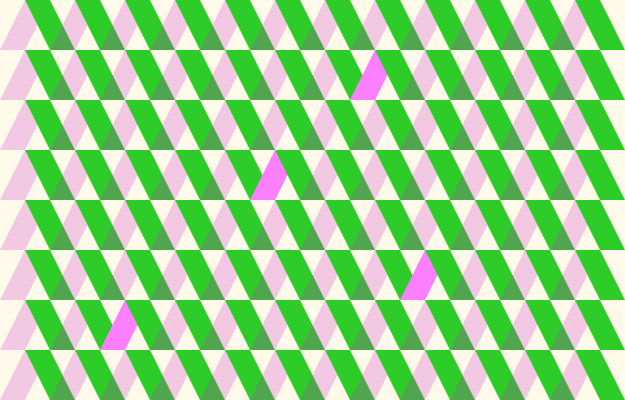
Frame 1 (no input)
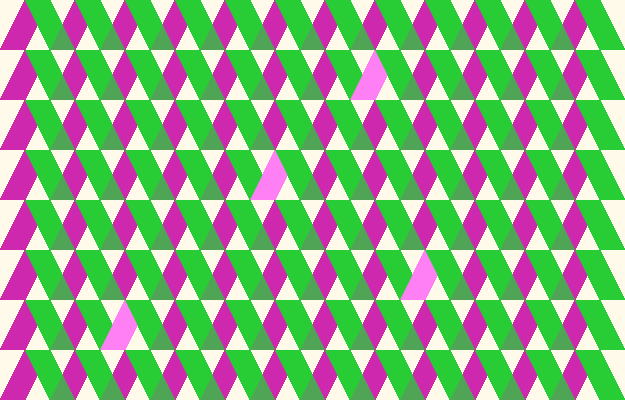
Frame 60 (the mouse pressed at the canvas centre just before this capture)
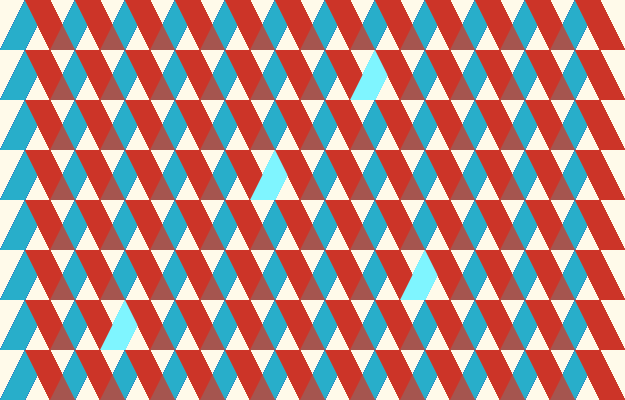
Frame 120 (the mouse held since frame 60 and released just before this capture)

The Processing sketch that drew these frames (run headless with seeded random() and noise(); from frame 60 on, the mouse is pressed at the canvas centre):

// Processing sketch: wrapping_paper_animated
// ── wrapping_paper_animated.pde
int maxCol = 12;
int maxRow = 10;
int pageMargin = 5;
float origColor = random(180, 360);     
float cdir = 2;  
float b = 180;
float w = 360;

void setup () {
  size(625, 400);
  colorMode(HSB, 360, 100, 100);
  background(48, 8, 100);
  noStroke();
}

void draw() {
  origColor = origColor + cdir;
  if (origColor < b || origColor > w) {
    cdir *= -1;
  }
  
  float xSpacing = pageMargin*10;
  float ySpacing = pageMargin*10;
  for (int x = 0; x < maxCol; x++) {
    for (int y = 0; y < maxRow; y++) {
      pushMatrix();
      translate(x*xSpacing, y*ySpacing);
      if (x == 2 && y == 6) {
        fill(origColor, 50, 100);
         } else if (x == 5 && y == 3) {
           fill(origColor, 50, 100);
         } else if (x == 8 && y == 5) {
           fill(origColor, 50, 100);
         } else if (x == 7 && y == 1) {
           fill(origColor, 50, 100);
         } else {
          fill(origColor, 80, 80, 60);
         }
          quad(25, 0, 50, 0, 25, 50, 0, 50); 
        
          fill((origColor + 180) % 360, 80, 80);
          quad(25, 0, 50, 0, 75, 50, 50, 50);
          println("Original Color: " + origColor + " | " + "Complementary Color: " + (origColor + 180) % 360);
      popMatrix(); 
    }
  }
}
